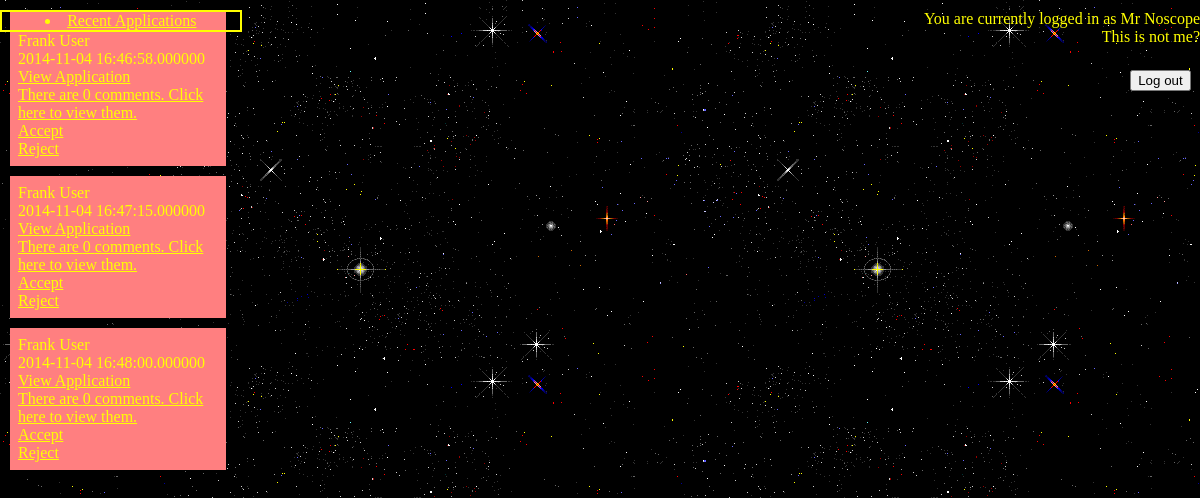
The app's page /committee_chair.php, older data.
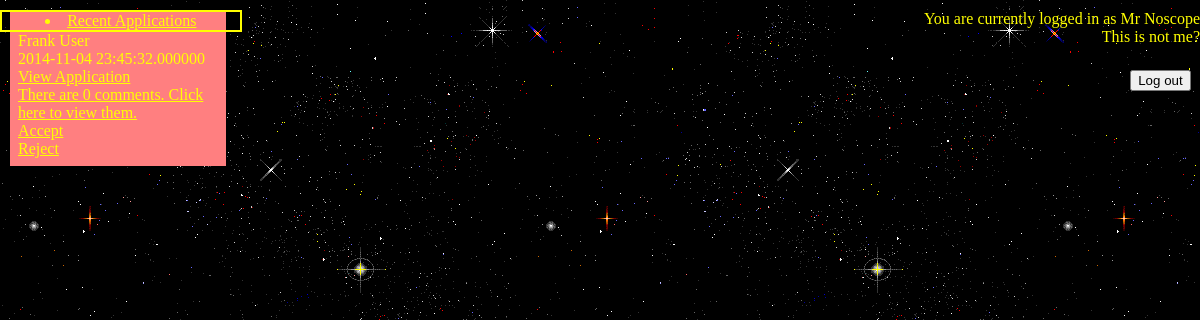
The same page, newer data.
### tables this page shows
CREATE TABLE IF NOT EXISTS `application` (
`application_id` int(11) unsigned NOT NULL,
  `application_user` int(11) NOT NULL,
  `application_status` enum('Pending','Accepted','Rejected') NOT NULL,
  `application_date` datetime(6) NOT NULL,
  `application_content` text NOT NULL,
  `application_supporting_documents` text NOT NULL COMMENT 'filename of a zip',
  `application_conf_url` text NOT NULL,
  `conf_start_date` date NOT NULL,
  `conf_end_date` date NOT NULL,
  `travel_start_date` date NOT NULL,
  `travel_end_date` date NOT NULL,
  `quality_of_paper` text NOT NULL,
  `paper_accepted` tinyint(1) NOT NULL,
  `conf_confirmation_attached` tinyint(1) NOT NULL,
  `peer_review_attached` tinyint(1) NOT NULL,
  `copy_of_paper_attached` tinyint(1) NOT NULL,
  `special_invitation` tinyint(1) NOT NULL,
  `special_duties` text NOT NULL,
  `pep_arrangement_details` text NOT NULL,
  `research_grant` tinyint(1) NOT NULL,
  `research_student` tinyint(1) NOT NULL,
  `research_strength` text NOT NULL,
  `research_strength_travel_support` tinyint(1) NOT NULL,
  `funding_stage` enum('Stage 1','Stage 2','Stage 3') NOT NULL,
  `supervisor_has_grant` tinyint(1) NOT NULL,
  `vc_conference_fund` int(11) NOT NULL,
  `request_air_fare` int(11) NOT NULL,
  `request_accomodation` int(11) NOT NULL,
  `request_conf_fees` int(11) NOT NULL,
  `request_meals` int(11) NOT NULL,
  `request_local_fares` int(11) NOT NULL,
  `request_car_mileage` int(11) NOT NULL,
  `request_other` int(11) NOT NULL,
  `request_total` int(11) NOT NULL
);

CREATE TABLE IF NOT EXISTS `user_login` (
  `user_id` int(11) unsigned NOT NULL,
  `user_type` int(11) unsigned NOT NULL COMMENT 'foreign key',
  `username` text NOT NULL,
  `password` text NOT NULL,
  `full_name` text NOT NULL,
  `user_recovery_question` text NOT NULL,
  `user_recovery_answer` text NOT NULL,
  `user_school` text NOT NULL,
  `user_supervisor` text NOT NULL,
  `user_email` text NOT NULL,
  `user_phone` text NOT NULL
);

### model/application.php (the view, shortened to what this page needs)
<?php
class Application
{
	public static function GetApplications($status)
	{
		$db = openDB();
		if (isset($status))
		{
			$stmt = $db->prepare('SELECT * FROM application LEFT JOIN user_login ON application_user = user_login.user_id WHERE application_status = ? ORDER BY application_date');
			$stmt->bindParam(1, $status, PDO::PARAM_STR);
		}
		else
			$stmt = $db->prepare('SELECT * FROM application LEFT JOIN user_login ON application_user = user_login.user_id ORDER BY application_date');
		$stmt->execute();
		return $stmt->fetchAll();
	}
	public static function BuildApplicationForChairHTML($row)
	{
		$db = openDB();
		$stmt = $db->prepare("SELECT * FROM posts LEFT JOIN application ON post_to = application_id WHERE application_id = ?");
		$stmt->bindParam(1, $row['application_id'], PDO::PARAM_STR);
		$stmt->execute();
		$numberOfPosts = count($stmt->fetchAll());
		$fileDir = dirname(__DIR__).'/applications/'.$row['user_id'].'/'.$row['application_content'];
		$result = "";
		$result .= "<div id='applicationbox'>";
		$result .= "<div id='application_fullname'>".$row['full_name']."</div>";
		$result .= "<div id='application_date'>".$row['application_date']."</div>";
		$result .= "<div id='application_content'><a href=".'phpfunc/download.php?file='.$fileDir." target='_blank'>View Application</a></div>";
		$result .= "<div id='application_post_link'> <a href=''>There are ".$numberOfPosts." comments. Click here to view them.</a></div>";
		$result .= "<div id='application_accept'><a href='phpfunc/acceptApplication.php?id=".$row['application_id']."'>Accept</a></div>";
		$result .= "<div id='application_reject'><a href='phpfunc/rejectApplication.php?id=".$row['application_id']."'>Reject</a></div>";
		$result .= "</div>";
		return $result;
	}
	public static function ShowAllPendingApplicationsForChair()
	{
		$applications = Application::GetApplications('Pending');
		$result = "";
		foreach ($applications as $row)
		{
			$result .= Application::BuildApplicationForChairHTML($row);
		}
		echo $result;
	}
}
?>

### header.php (shortened to what this page needs)
<!DOCTYPE html PUBLIC "-//W3C//DTD XHTML 1.0 Strict//EN" "http://www.w3.org/TR/xhtml1/DTD/xhtml1-strict.dtd">
<html xmlns="http://www.w3.org/1999/xhtml">
<head>
   <link href="css/main.css" rel="stylesheet" type="text/css"/>
   <link href="css/chairmember.css" rel="stylesheet" type="text/css"/>
<?php if (1 + 1 == 2) { ?>
<p class="spooky" id="right">You are currently logged in as Mr Noscope<br>
This is not me?<form action="index.php" method="post">
<a href="index.php"><input type="button" value="Log out" class="spookybutton" /></a></p>
<?php } ?>
</head>
<body>

### committee_chair.php (shortened to what this page needs)
<?php
	require_once 'header.php';
?>
<div id="subheader">
	<div id="menu">
		<li class="activemenu"><a href="committee_chair.php">Recent Applications</a></li>
	</div>
</div>
<?php
	require_once 'model/application.php';
	Application::ShowAllPendingApplicationsForChair();
?>
</body>
</html>

### css/main.css (style rules this page uses)
.spooky { color: yellow; }
#right { text-align: right; float: right; }
a { color: yellow; }
#menu, th { border: yellow 2px solid; float: left; width: 97%; text-align: center; }
#menu { width: 19.8%; }
.spookybutton { margin-top: 4.5em; margin-right: 0.7em; right:0; position: absolute; }
* { margin: 0; }
html, body { height: 100%; color: yellow; background-image: url("seizure.gif"); }

### css/chairmember.css (style rules this page uses)
#applicationbox { background : rgba(255, 127, 128, 1); padding: 8px; margin : 10px; width: 200px; float:up; }

Row changes from the older to the newer data that the page shows:
removed application: user_login.full_name "Frank User", application_date "2014-11-04 16:46:58.000000", numberOfPosts "0"
removed application: user_login.full_name "Frank User", application_date "2014-11-04 16:47:15.000000", numberOfPosts "0"
removed application: user_login.full_name "Frank User", application_date "2014-11-04 16:48:00.000000", numberOfPosts "0"
added application: user_login.full_name "Frank User", application_date "2014-11-04 23:45:32.000000", numberOfPosts "0"
